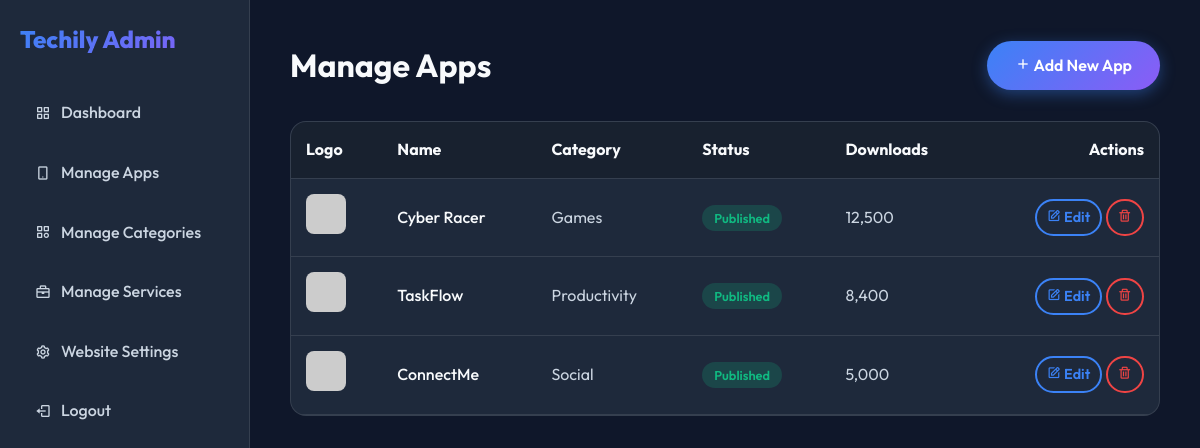
The app's page /admin/apps/index.php (signed in) with its own data.
### tables this page shows
CREATE TABLE IF NOT EXISTS apps (
    id INT AUTO_INCREMENT PRIMARY KEY,
    category_id INT,
    name VARCHAR(255) NOT NULL,
    slug VARCHAR(255) NOT NULL UNIQUE,
    developer VARCHAR(255),
    version VARCHAR(50),
    logo_url VARCHAR(255),
    banner_url VARCHAR(255),
    description TEXT,
    requirements TEXT,
    play_store_link VARCHAR(255),
    app_store_link VARCHAR(255),
    indus_store_link VARCHAR(255),
    apk_download_link VARCHAR(255),
    rating DECIMAL(3, 2) DEFAULT 0.00,
    downloads INT DEFAULT 0,
    is_featured BOOLEAN DEFAULT FALSE,
    status ENUM('published', 'draft') DEFAULT 'published',
    publish_date DATE NULL DEFAULT NULL,
    app_update_date DATE NULL DEFAULT NULL,
    created_at TIMESTAMP DEFAULT CURRENT_TIMESTAMP,
    updated_at TIMESTAMP DEFAULT CURRENT_TIMESTAMP ON UPDATE CURRENT_TIMESTAMP,
    FOREIGN KEY (category_id) REFERENCES app_categories(id) ON DELETE SET NULL
);

CREATE TABLE IF NOT EXISTS app_categories (
    id INT AUTO_INCREMENT PRIMARY KEY,
    name VARCHAR(255) NOT NULL,
    slug VARCHAR(255) NOT NULL UNIQUE,
    description TEXT,
    icon VARCHAR(100),
    status ENUM('active', 'inactive') DEFAULT 'active'
);

### admin/apps/index.php (the view, shortened to what this page needs)
<?php
require_once __DIR__ . '/../includes/header.php';
$apps = $pdo->query("SELECT a.*, c.name as category_name FROM apps a LEFT JOIN app_categories c ON a.category_id = c.id ORDER BY a.created_at DESC")->fetchAll();
?>
<div style="display: flex; justify-content: space-between; align-items: center; margin-bottom: 30px;">
    <h1 style="margin: 0;">Manage Apps</h1>
    <a href="<?= BASE_URL ?>admin/apps/create.php" class="btn btn-primary"><i class='bx bx-plus'></i> Add New App</a>
</div>
<div class="app-card" style="padding: 0; overflow-x: auto;">
    <table style="width: 100%; border-collapse: collapse; text-align: left;">
        <thead>
            <tr style="border-bottom: 1px solid var(--glass-border); background: rgba(0,0,0,0.2);">
                <th style="padding: 15px;">Logo</th>
                <th style="padding: 15px;">Name</th>
                <th style="padding: 15px;">Category</th>
                <th style="padding: 15px;">Status</th>
                <th style="padding: 15px;">Downloads</th>
                <th style="padding: 15px; text-align: right;">Actions</th>
            </tr>
        </thead>
        <tbody>
            <?php foreach ($apps as $app): ?>
                <tr style="border-bottom: 1px solid var(--glass-border);">
                    <td style="padding: 15px;"><img src="<?= htmlspecialchars($app['logo_url']) ?>" alt="logo" style="width: 40px; height: 40px; border-radius: 8px; object-fit: cover;"></td>
                    <td style="padding: 15px; font-weight: 500;"><?= htmlspecialchars($app['name']) ?></td>
                    <td style="padding: 15px; color: var(--text-secondary);"><?= htmlspecialchars($app['category_name']) ?></td>
                    <td style="padding: 15px;">
                        <span class="badge" style="background: <?= $app['status'] == 'published' ? 'rgba(16, 185, 129, 0.2)' : 'rgba(245, 158, 11, 0.2)' ?>; color: <?= $app['status'] == 'published' ? 'var(--success)' : 'var(--warning)' ?>;">
                            <?= ucfirst(htmlspecialchars($app['status'])) ?>
                        </span>
                    </td>
                    <td style="padding: 15px; color: var(--text-secondary);"><?= number_format($app['downloads']) ?></td>
                    <td style="padding: 15px; text-align: right;">
                        <a href="<?= BASE_URL ?>admin/apps/edit.php?id=<?= $app['id'] ?>" class="btn btn-outline" style="padding: 5px 10px; font-size: 0.9rem;"><i class='bx bx-edit'></i> Edit</a>
                        <a href="<?= BASE_URL ?>admin/apps/delete.php?id=<?= $app['id'] ?>" class="btn btn-outline" style="padding: 5px 10px; font-size: 0.9rem; color: var(--danger); border-color: var(--danger);" onclick="return confirm('Are you sure you want to delete this app?');"><i class='bx bx-trash'></i></a>
                    </td>
                </tr>
            <?php endforeach; ?>
        </tbody>
    </table>
</div>
<?php require_once __DIR__ . '/../includes/footer.php'; ?>

### assets/css/index.css (style rules this page uses)
:root { --bg-primary: #0f172a; --bg-secondary: #1e293b; --text-primary: #f8fafc; --text-secondary: #cbd5e1; --accent-primary: #3b82f6; --accent-secondary: #8b5cf6; --accent-gradient: linear-gradient(135deg, var(--accent-primary), var(--accent-secondary)); --success: #10b981; --warning: #f59e0b; --danger: #ef4444; --glass-bg: rgba(30, 41, 59, 0.7); --glass-border: rgba(255, 255, 255, 0.1); --glass-shadow: 0 8px 32px 0 rgba(0, 0, 0, 0.37); --font-main: 'Outfit', sans-serif; --container-width: 1200px; --border-radius: 16px; --transition-fast: 0.2s ease; --transition-normal: 0.3s ease; }
* { margin: 0; padding: 0; box-sizing: border-box; }
body { font-family: var(--font-main); background-color: var(--bg-primary); color: var(--text-primary); line-height: 1.6; transition: background-color var(--transition-normal), color var(--transition-normal); overflow-x: hidden; }
a { text-decoration: none; color: inherit; }
.btn { display: inline-block; padding: 12px 28px; border-radius: 30px; font-weight: 600; cursor: pointer; transition: all var(--transition-normal); border: none; outline: none; font-family: inherit; }
.btn-primary { background: var(--accent-gradient); color: white; box-shadow: 0 4px 15px rgba(59, 130, 246, 0.4); }
.btn-outline { background: transparent; border: 2px solid var(--accent-primary); color: var(--accent-primary); }
.app-card { background: var(--bg-secondary); border: 1px solid var(--glass-border); border-radius: var(--border-radius); padding: 25px; transition: transform var(--transition-normal), box-shadow var(--transition-normal); position: relative; overflow: hidden; display: flex; flex-direction: column; }
.badge { padding: 5px 12px; border-radius: 20px; font-size: 0.8rem; font-weight: 600; background: rgba(59, 130, 246, 0.2); color: var(--accent-primary); }

### records on screen
apps: name "Cyber Racer", category.name "Games", status "Published", downloads "12,500"
apps: name "TaskFlow", category.name "Productivity", status "Published", downloads "8,400"
apps: name "ConnectMe", category.name "Social", status "Published", downloads "5,000"
